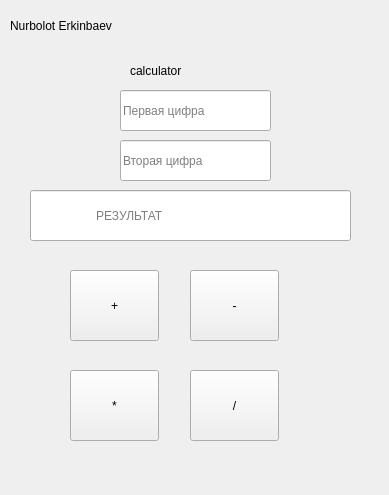
<?xml version="1.0" encoding="UTF-8"?>
<ui version="4.0">
 <class>Form</class>
 <widget class="QWidget" name="Form">
  <property name="geometry">
   <rect>
    <x>0</x>
    <y>0</y>
    <width>389</width>
    <height>495</height>
   </rect>
  </property>
  <property name="windowTitle">
   <string>Form</string>
  </property>
  <widget class="QLabel" name="label">
   <property name="geometry">
    <rect>
     <x>10</x>
     <y>0</y>
     <width>351</width>
     <height>51</height>
    </rect>
   </property>
   <property name="styleSheet">
    <string notr="true">font: 57 italic 36pt &quot;Z003&quot;;</string>
   </property>
   <property name="text">
    <string>Nurbolot Erkinbaev</string>
   </property>
  </widget>
  <widget class="QLabel" name="label_2">
   <property name="geometry">
    <rect>
     <x>130</x>
     <y>50</y>
     <width>151</width>
     <height>41</height>
    </rect>
   </property>
   <property name="styleSheet">
    <string notr="true">font: 75 20pt &quot;Ubuntu Condensed&quot;;</string>
   </property>
   <property name="text">
    <string>calculator</string>
   </property>
  </widget>
  <widget class="QLineEdit" name="input1">
   <property name="geometry">
    <rect>
     <x>120</x>
     <y>90</y>
     <width>151</width>
     <height>41</height>
    </rect>
   </property>
   <property name="styleSheet">
    <string notr="true">font: 75 italic 16pt &quot;Ubuntu Mono&quot;;</string>
   </property>
   <property name="placeholderText">
    <string>Первая цифра</string>
   </property>
  </widget>
  <widget class="QLineEdit" name="input2">
   <property name="geometry">
    <rect>
     <x>120</x>
     <y>140</y>
     <width>151</width>
     <height>41</height>
    </rect>
   </property>
   <property name="styleSheet">
    <string notr="true">font: 75 16pt &quot;Ubuntu Condensed&quot;;</string>
   </property>
   <property name="placeholderText">
    <string>Вторая цифра</string>
   </property>
  </widget>
  <widget class="QPushButton" name="add">
   <property name="geometry">
    <rect>
     <x>70</x>
     <y>270</y>
     <width>89</width>
     <height>71</height>
    </rect>
   </property>
   <property name="styleSheet">
    <string notr="true">font: 75 italic 36pt &quot;Ubuntu Condensed&quot;;</string>
   </property>
   <property name="text">
    <string>+</string>
   </property>
  </widget>
  <widget class="QPushButton" name="sub">
   <property name="geometry">
    <rect>
     <x>190</x>
     <y>270</y>
     <width>89</width>
     <height>71</height>
    </rect>
   </property>
   <property name="styleSheet">
    <string notr="true">font: 75 italic 36pt &quot;Ubuntu Condensed&quot;;</string>
   </property>
   <property name="text">
    <string>-</string>
   </property>
  </widget>
  <widget class="QPushButton" name="mult">
   <property name="geometry">
    <rect>
     <x>70</x>
     <y>370</y>
     <width>89</width>
     <height>71</height>
    </rect>
   </property>
   <property name="styleSheet">
    <string notr="true">font: 75 italic 36pt &quot;Ubuntu Condensed&quot;;</string>
   </property>
   <property name="text">
    <string>*</string>
   </property>
  </widget>
  <widget class="QPushButton" name="dev">
   <property name="geometry">
    <rect>
     <x>190</x>
     <y>370</y>
     <width>89</width>
     <height>71</height>
    </rect>
   </property>
   <property name="styleSheet">
    <string notr="true">font: 75 italic 30pt &quot;Ubuntu Condensed&quot;;</string>
   </property>
   <property name="text">
    <string>/</string>
   </property>
  </widget>
  <widget class="QLineEdit" name="output">
   <property name="geometry">
    <rect>
     <x>30</x>
     <y>190</y>
     <width>321</width>
     <height>51</height>
    </rect>
   </property>
   <property name="styleSheet">
    <string notr="true">font: 75 italic 20pt &quot;Ubuntu Condensed&quot;;</string>
   </property>
   <property name="placeholderText">
    <string>                   РЕЗУЛЬТАТ</string>
   </property>
  </widget>
 </widget>
 <resources/>
 <connections/>
</ui>
